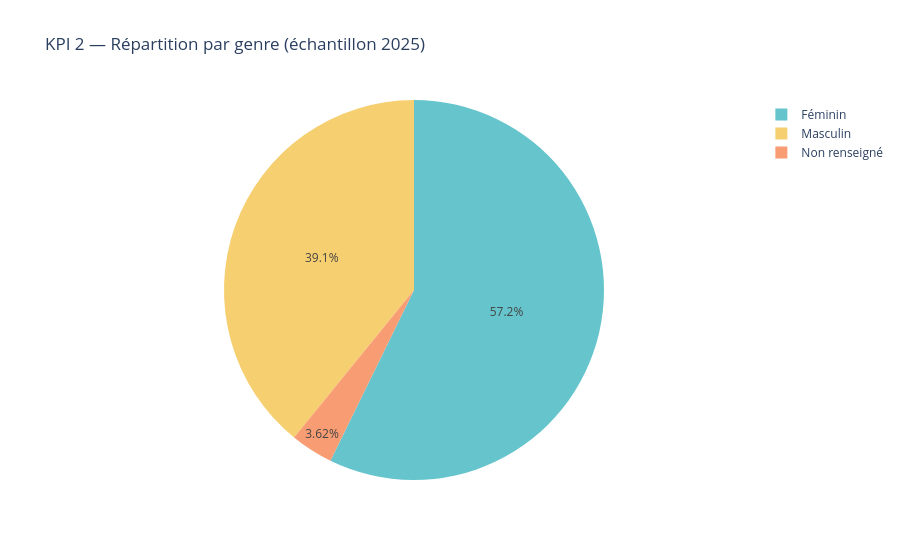

The code cell stored with this chart in its notebook:
### Markdown cell above
### KPI 2 — Répartition par genre

La catégorie "Non renseigné" est affichée dans le graphique, par souci de transparence
(on ne la masque pas).

### Code cell
genre_pct = df["genre"].value_counts(normalize=True).mul(100).round(1)
print(genre_pct)

fig2 = px.pie(df, names="genre", title="KPI 2 — Répartition par genre (échantillon 2025)",color_discrete_sequence=px.colors.qualitative.Pastel)
fig2.show()

### Figure 1 — Plotly figure (JSON) as saved in the notebook; plotly's stock layout.template omitted (floating-point values rounded to 4 significant figures; data arrays with more than 128 entries replaced by an {"elided": "..."} marker saying what was removed)
{"data": [{"domain": {"x": [0, 1], "y": [0, 1]}, "hovertemplate": "genre=%{label}<extra></extra>", "labels": {"elided": "138 str values"}, "legendgroup": "", "name": "", "showlegend": true, "type": "pie"}], "layout": {"legend": {"tracegroupgap": 0}, "piecolorway": ["rgb(102, 197, 204)", "rgb(246, 207, 113)", "rgb(248, 156, 116)", "rgb(220, 176, 242)", "rgb(135, 197, 95)", "rgb(158, 185, 243)", "rgb(254, 136, 177)", "rgb(201, 219, 116)", "rgb(139, 224, 164)", "rgb(180, 151, 231)", "rgb(179, 179, 179)"], "title": {"text": "KPI 2 — Répartition par genre (échantillon 2025)"}}}
